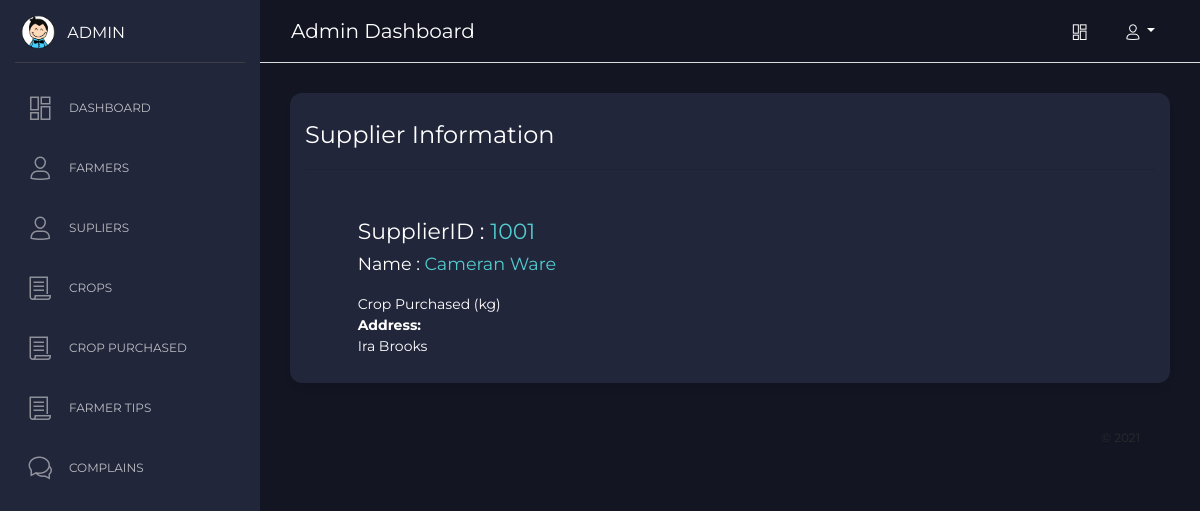
The page /admin/index.php?page=supplier_profile&supplier=1 (signed in) on the database as committed earlier.
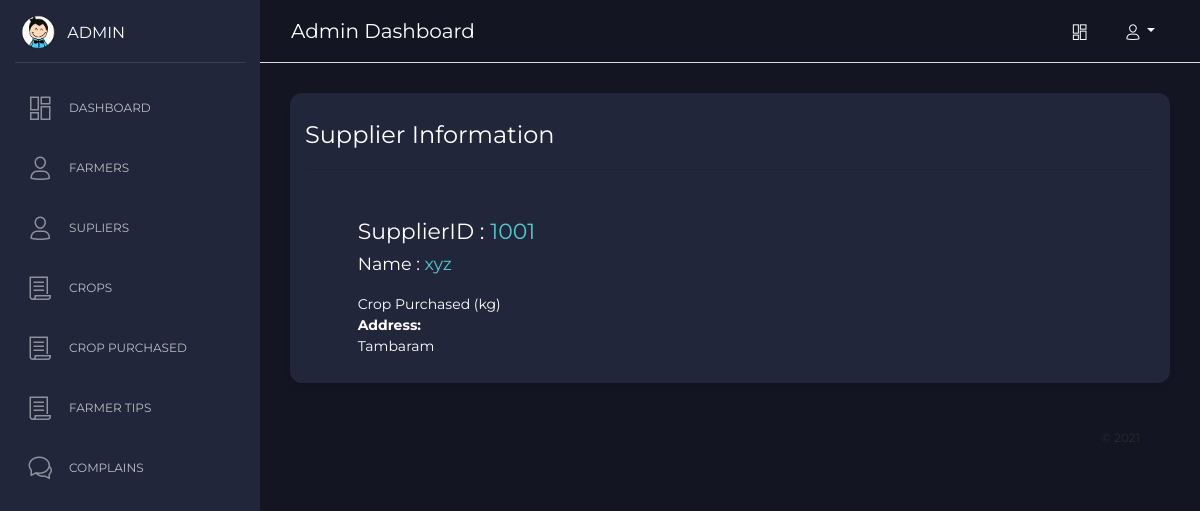
The same page on the database as committed later.
### tables this page shows
CREATE TABLE `suppliers` (
  `id` int(11) NOT NULL,
  `supplier_id` int(11) NOT NULL DEFAULT '0',
  `name` varchar(225) DEFAULT NULL,
  `phone` varchar(225) DEFAULT NULL,
  `address` varchar(225) DEFAULT NULL,
  `password` varchar(225) DEFAULT NULL,
  `created_at` timestamp NOT NULL DEFAULT CURRENT_TIMESTAMP
);

### admin/index.php (called while the page is built, shortened)
<?php
include 'include/header.php';
include 'include/side-nav.php';
include 'include/top-nav.php';
get_page();
include 'include/footer.php';
?>

### admin/pages/supplier_profile.php (the view)
<?php $supplier=get_supplier_info($_GET['supplier']); extract($supplier); $crops=sum_as_total("crop_purchased","WHERE supplier_id=".$supplier['id']."","quantity")."kg"; ?>
<div class="content">
	<div class="row">
		<div class="col-md-12">
			<div class="card">
				<div class="card-header">
					<h4 class="card-title"> Supplier Information</h4>
					<hr>
				</div>
				<div class="card-body">
					<div class="row justify-content-center">
						<div class="col-md-11">
							<div class="single-profile p-3">
								<div class="profile-card">
									<div class="row">
										<div class="col-md-10 text-left">
											<div class="user-name">
                                                <h5 class="text-left">SupplierID : <span class="text-primary"><?php echo $supplier_id ?></span><br><small>Name : <span class="text-primary"><?php echo $name ?></span></small></h5>
											</div>
											<div class="user-review">
												<a href="javascript:;" class="review-link first"> Crop Purchased<span> (<?php echo $crops; ?>) </span></a>
											</div>
											<div class="all-languages">
												<b>Address:</b><br>
                                                <?php echo $address; ?>
											</div>
										</div>
									</div>
								</div>
							</div>
						</div>
					</div>
				</div>
			</div>
		</div>
	</div>

Rows that differ between the two databases and show on the page:
changed suppliers: name "Cameran Ware" → "xyz"; address "Ira Brooks" → "Tambaram"
